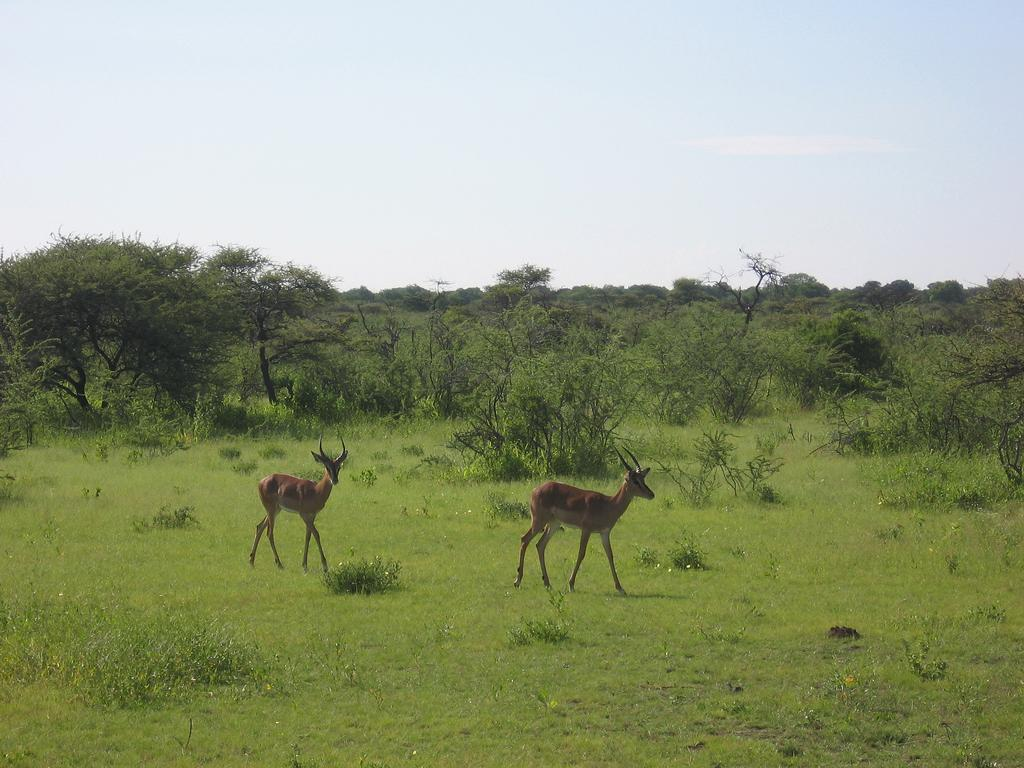
#> input picture i10.jpeg, 1024 x 768 px
$ python -i regionpros.py   (imports and definitions only)
#> lines starting #> are read from the running program, lines starting #| are printed output that depends on the picture
#> further down, picture is the input picture: shape (768, 1024, 3); mean B, G, R 123.7, 154.4, 145.9
import numpy as np
import cv2
import math
from skimage.measure import label,regionprops

def segmentspecificfeature(img):
	print("calculating the segment specific feature.....")
	region_pros=np.zeros((12))
	gray_img=cv2.cvtColor(img, cv2.COLOR_BGR2GRAY )
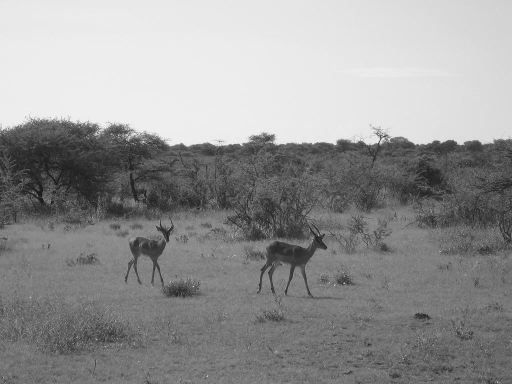
#> gray_img: shape (768, 1024) (shown at 1/2 size); min 1, max 255, mean 148.4
	#cv2.imshow("mask",gray_img)
	#cv2.waitKey(0)
	#cv2.destroyAllWindows()
	label_gray_img = label(gray_img, connectivity=gray_img.ndim)
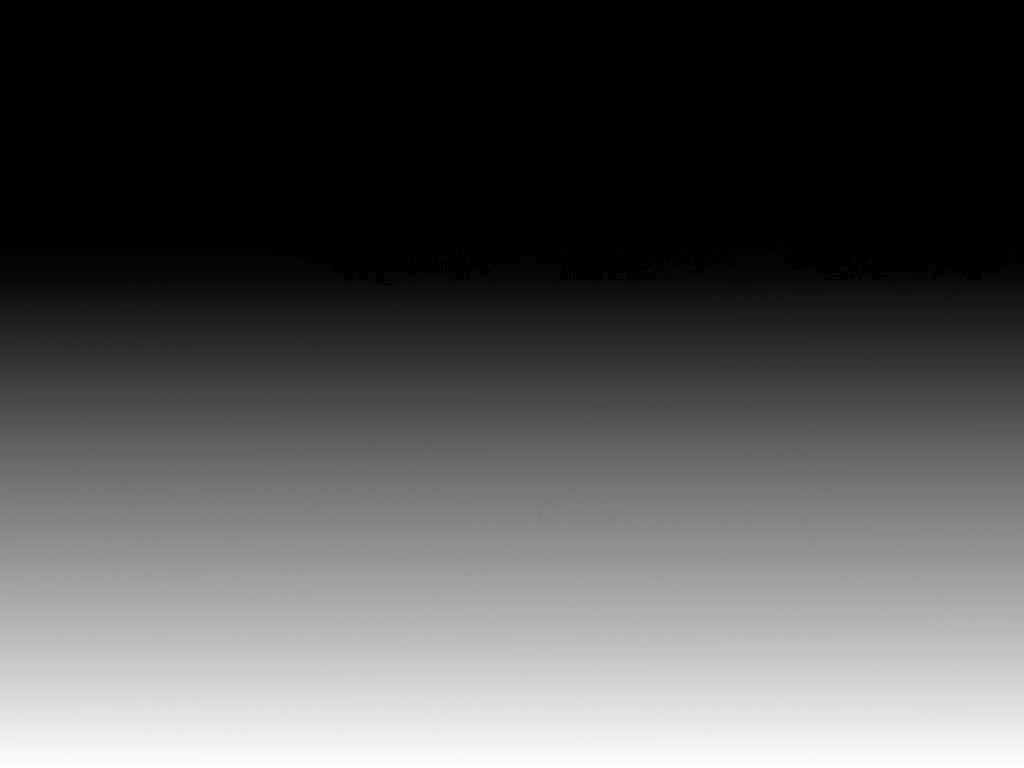
#> label_gray_img: shape (768, 1024) int64; min 1, max 427804, mean 142481; drawn with min black and max white
	print(label_gray_img)
#> (printed output is left out)
	print(gray_img.shape)
#| (768, 1024)
	#label_img=	label(img, connectivity=img.ndim)
	props = regionprops(label_gray_img)[0]  # only one object
	#props1 = regionprops(label_img)[0]

	euler=props.euler_number
#> euler = 1
	#print(euler)
	region_pros[0]=euler
	filledArea=props.filled_area
#> filledArea = 24
	#print(filledArea)
	region_pros[1]=filledArea
	convexarea=props.convex_area #convex area
#> convexarea = 24
	#print(convexarea)
	region_pros[2]=convexarea
	area=props.area # area
#> area = 24
	#print(area)
	region_pros[3]=area
	eccentricity=props.eccentricity# eccentricity
#> eccentricity = 0.934
	#print(eccentricity)
	region_pros[4]=eccentricity
	major_axis_length=props.major_axis_length # major_axis_length
#> major_axis_length = 9.17
	#print(major_axis_length)
	region_pros[5]=major_axis_length
	minor_axis_length=props.minor_axis_length # minor_axis_length
#> minor_axis_length = 3.27
	#print(minor_axis_length)
	region_pros[6]=minor_axis_length
	perimeter=props.perimeter # perimeter
#> perimeter = 18
	#print(perimeter)
	region_pros[7]=perimeter
	solidity=props.solidity # solidity
#> solidity = 1
	#print(solidity)
	region_pros[8]=solidity
	orientation=props.orientation # orientation
#> orientation = 1.57
	#print(orientation)
	region_pros[9]=orientation
	equivalent_diameter=props.equivalent_diameter # equivalent diameter
#> equivalent_diameter = 5.53
	#print(equivalent_diameter)
	region_pros[10]=equivalent_diameter
	extent=props.extent # extent
#> extent = 1
	#print(extent)
	region_pros[11]=extent
	return region_pros

>>> import cv2
>>> picture = cv2.imread('i10.jpeg')
>>> result = segmentspecificfeature(picture)
#> result = [1, 24, 24, 24, 0.934, 9.17, 3.27, 18, 1, 1.57, 5.53, 1]

$ run again, on i7.jpeg
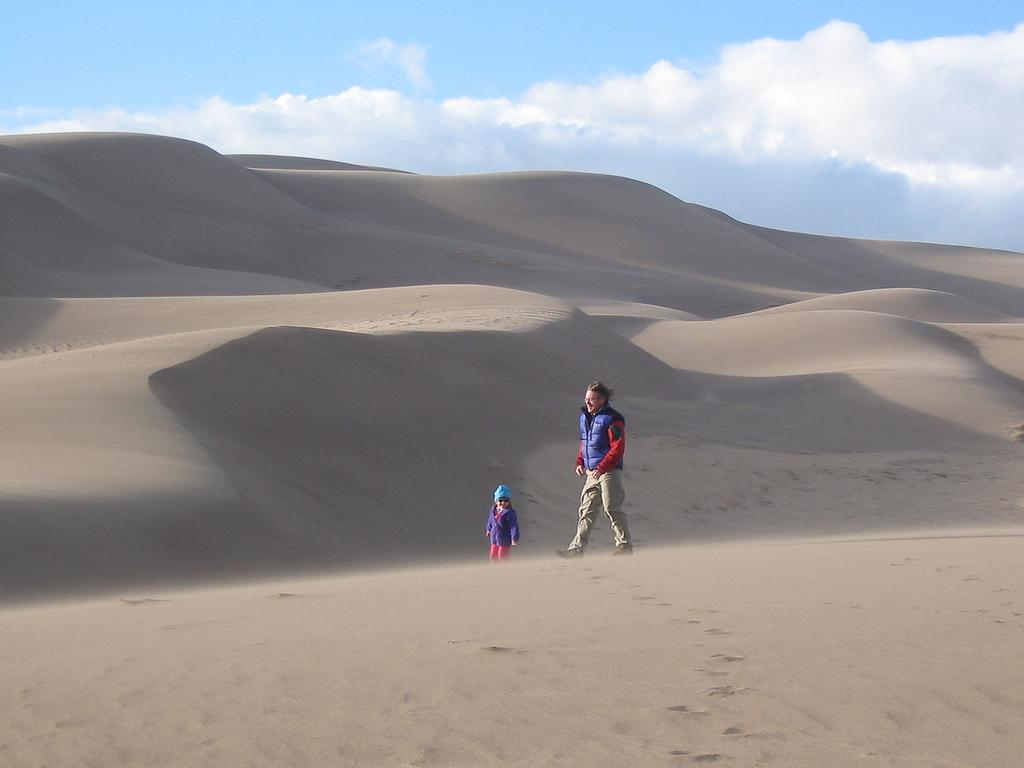
#> input picture i7.jpeg, 1024 x 768 px
#> picture is the input picture: shape (768, 1024, 3); mean B, G, R 153.2, 151.4, 152.4
#> in segmentspecificfeature, `gray_img=cv2.cvtColor(img, cv2.COLOR_BGR2GRAY )`:
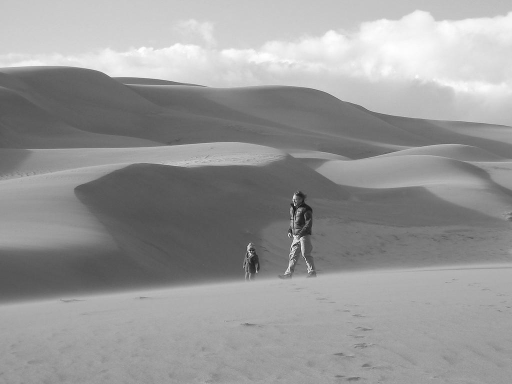
#> gray_img: shape (768, 1024) (shown at 1/2 size); min 3, max 255, mean 151.9
#> in segmentspecificfeature, `label_gray_img = label(gray_img, connectivity=gray_img.ndim)`:
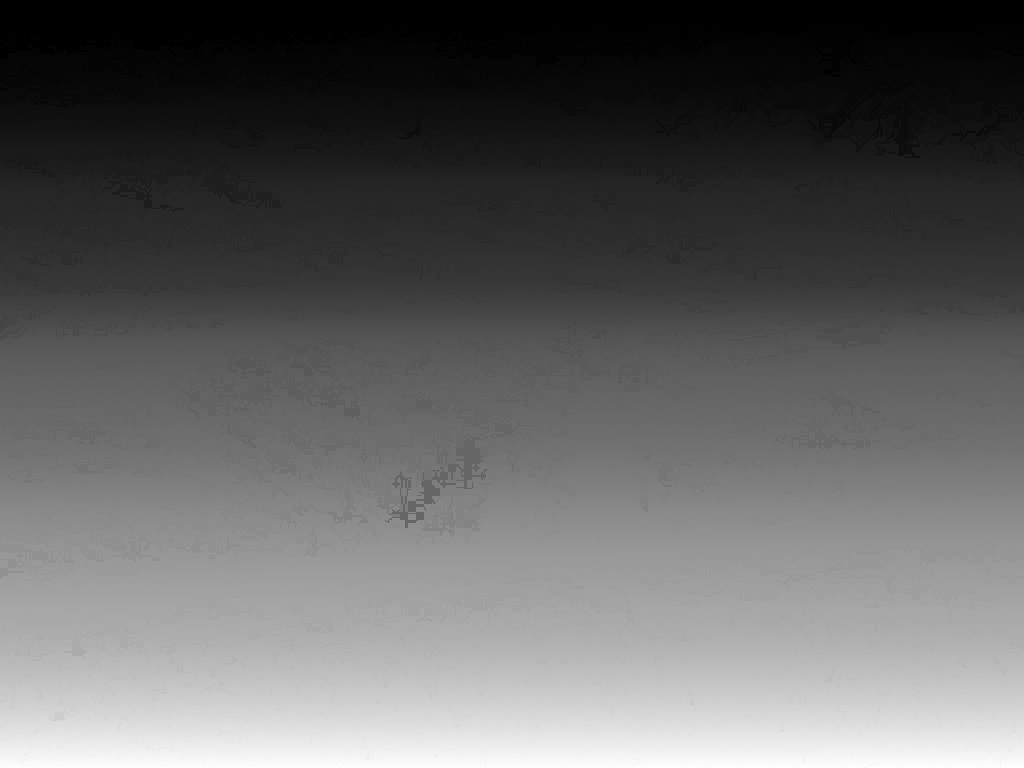
#> label_gray_img: shape (768, 1024) int64; min 1, max 178496, mean 69738.6; drawn with min black and max white
#> (printed output is left out)
#| (768, 1024)
#> euler = 1
#> filledArea = 88
#> convexarea = 106
#> area = 88
#> eccentricity = 0.886
#> major_axis_length = 17.47
#> minor_axis_length = 8.1
#> perimeter = 43.41
#> solidity = 0.83
#> orientation = -1.29
#> equivalent_diameter = 10.59
#> extent = 0.688
#> result = [1, 88, 106, 88, 0.886, 17.47, 8.1, 43.41, 0.83, -1.29, 10.59, 0.688]

$ run again, on i8.jpeg
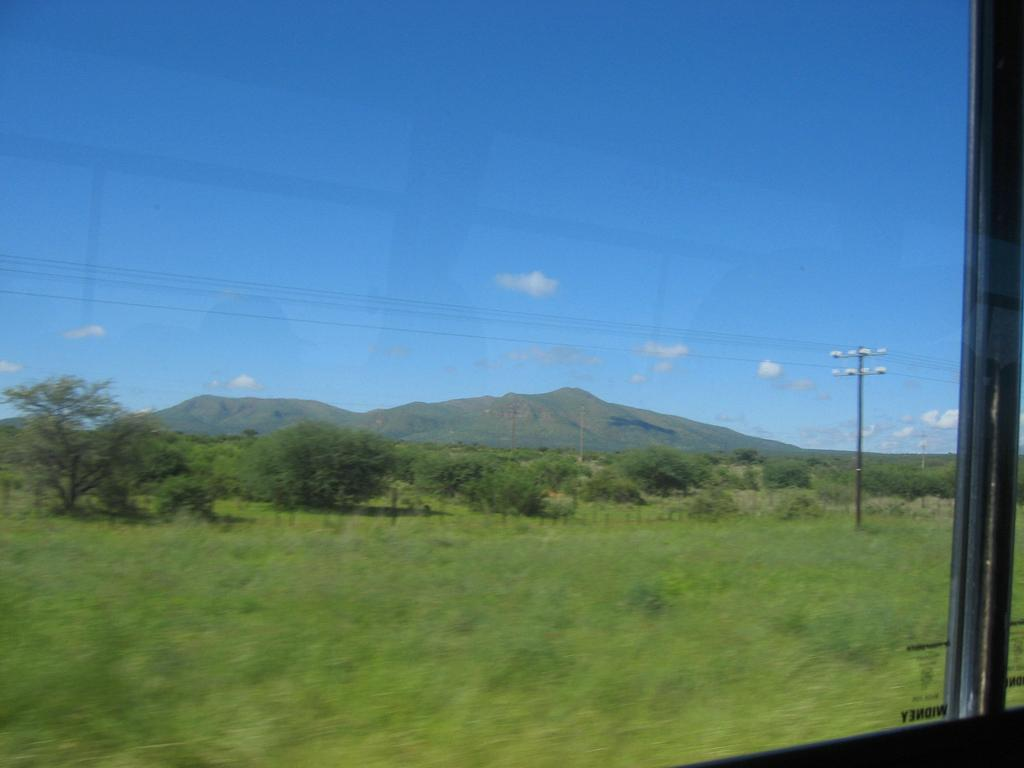
#> input picture i8.jpeg, 1024 x 768 px
#> picture is the input picture: shape (768, 1024, 3); mean B, G, R 134.7, 123.6, 82.7
#> in segmentspecificfeature, `gray_img=cv2.cvtColor(img, cv2.COLOR_BGR2GRAY )`:
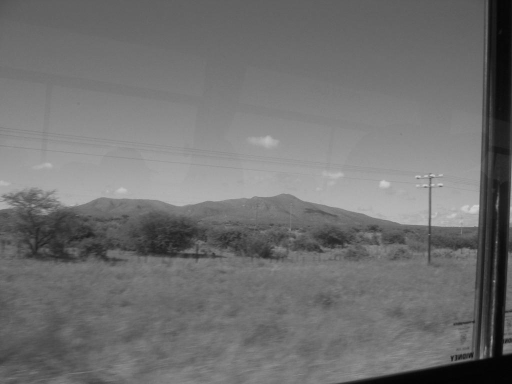
#> gray_img: shape (768, 1024) (shown at 1/2 size); min 1, max 212, mean 112.6
#> in segmentspecificfeature, `label_gray_img = label(gray_img, connectivity=gray_img.ndim)`:
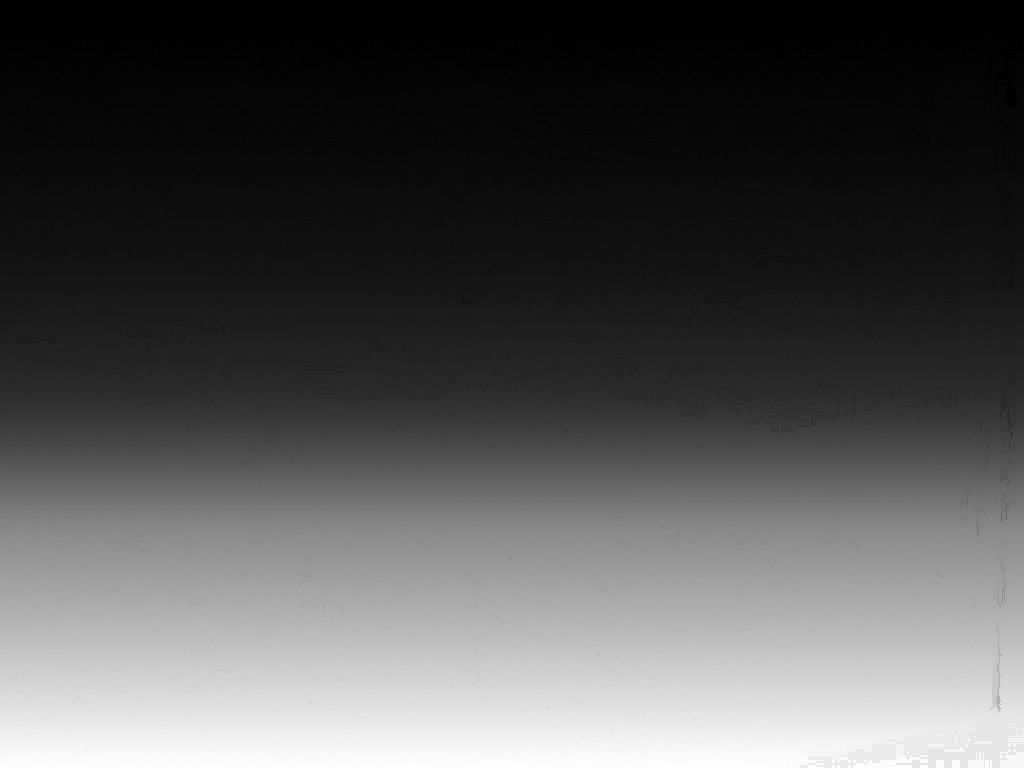
#> label_gray_img: shape (768, 1024) int64; min 1, max 222247, mean 73075.6; drawn with min black and max white
#> (printed output is left out)
#| (768, 1024)
#> euler = 1
#> filledArea = 24
#> eccentricity = 0.934
#> major_axis_length = 9.17
#> minor_axis_length = 3.27
#> perimeter = 18
#> solidity = 1
#> orientation = 1.57
#> equivalent_diameter = 5.53
#> extent = 1
#> result = [1, 24, 24, 24, 0.934, 9.17, 3.27, 18, 1, 1.57, 5.53, 1]
